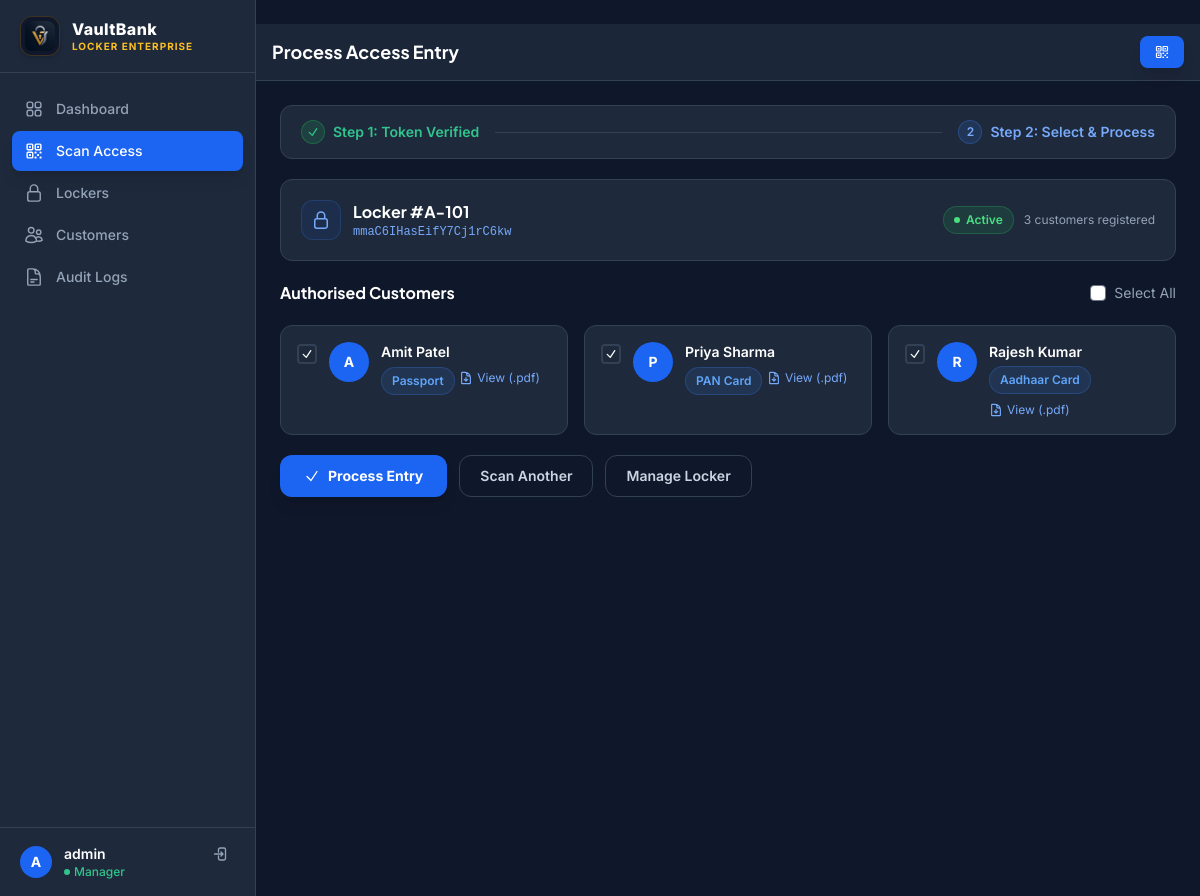
Page /scan/checkin/1/ (signed in) on the earlier database version.
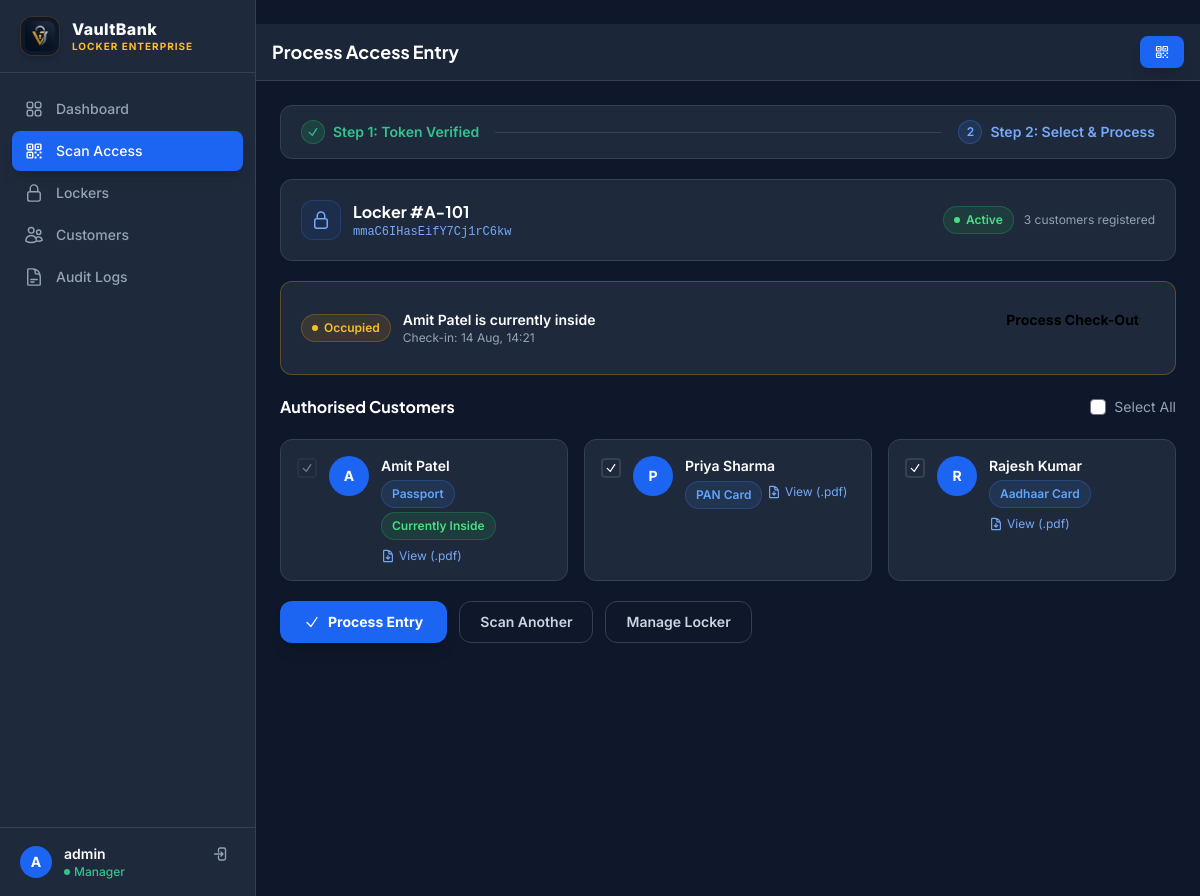
Same page on the later database version.
### lockers/models.py (models this page shows, shortened)
class Customer(models.Model):
    ID_PROOF_CHOICES = [
        ('aadhaar', 'Aadhaar Card'),
        ('pan', 'PAN Card'),
        ('passport', 'Passport'),
        ('voter_id', 'Voter ID'),
        ('driving_license', 'Driving License'),
    ]
    name = models.CharField(max_length=200)
    phone_number = models.CharField(max_length=20, blank=True, null=True, help_text="Phone number for SMS/WhatsApp alerts")
    email = models.EmailField(blank=True, null=True, help_text="Email address for access notifications")
    id_proof_type = models.CharField(max_length=50, choices=ID_PROOF_CHOICES)
    id_proof_file = models.FileField(upload_to='id_proofs/')
    class Meta:
        ordering = ['name']

class AccessLog(models.Model):
    locker = models.ForeignKey(Locker, on_delete=models.CASCADE, related_name='access_logs')
    customer = models.ForeignKey(Customer, on_delete=models.CASCADE, related_name='access_logs')
    check_in_time = models.DateTimeField(auto_now_add=True)
    check_out_time = models.DateTimeField(null=True, blank=True)
    class Meta:
        ordering = ['-check_in_time']

### lockers/views.py (the view, shortened to what this page needs)
# urls.py: path('scan/checkin/<int:pk>/', views.scan_checkin, name='scan_checkin'),
@login_required
def scan_checkin(request, pk):
    locker = get_object_or_404(Locker, pk=pk, is_active=True)
    customers = locker.get_customers()
    active_log = AccessLog.objects.filter(
        locker=locker, check_out_time__isnull=True
    ).select_related('customer').first()
    active_customer_ids = set(
        AccessLog.objects.filter(locker=locker, check_out_time__isnull=True)
        .values_list('customer_id', flat=True)
    )
    IMAGE_EXTS = {'.jpg', '.jpeg', '.png', '.gif', '.webp', '.bmp'}
    for c in customers:
        c.is_active_now = c.pk in active_customer_ids
        if c.id_proof_file:
            name_lower = c.id_proof_file.name.lower()
            ext = '.' + name_lower.rsplit('.', 1)[-1] if '.' in name_lower else ''
            c.proof_is_image = ext in IMAGE_EXTS
            c.proof_ext = ext.lstrip('.')
        else:
            c.proof_is_image = False
            c.proof_ext = ''
    context = {
        'locker': locker,
        'customers': customers,
        'active_log': active_log,
        'active_customer_ids': active_customer_ids,
    }
    return render(request, 'lockers/scan_checkin.html', context)

### lockers/models.py (called while the page is built)
    def get_customers(self):
        return Customer.objects.filter(locker_users__locker=self)

### templates/lockers/scan_checkin.html (shortened to what the changed rows need)
﻿{% extends 'lockers/base.html' %}
{% block page_title %}Process Access Entry{% endblock %}
{% block content %}
<div class="max-w-4xl mx-auto space-y-5" x-data="{ allSelected: false }">
  <div class="bg-[#1E293B] border border-[#334155] rounded-xl p-5 flex flex-col sm:flex-row justify-between items-start sm:items-center gap-4">
    <div class="flex items-center gap-3">
      <div>
        <h2 class="text-base font-bold text-white">Locker #{{ locker.locker_number }}</h2>
      </div>
    </div>
  </div>
  {% if active_log %}
  <div class="bg-[#1E293B] border border-amber-500/30 rounded-xl p-5 flex flex-col sm:flex-row items-start sm:items-center justify-between gap-4">
    <div class="flex items-center gap-3">
      <span class="badge-amber"><span class="dot-pulse"></span> Occupied</span>
      <div>
        <p class="text-sm font-semibold text-white">{{ active_log.customer.name }} is currently inside</p>
        <p class="text-xs text-slate-400">Check-in: {{ active_log.check_in_time|date:"d M, H:i" }}</p>
      </div>
    </div>
    <form method="POST" action="{% url 'check_out' active_log.pk %}">
      <button type="submit" class="px-4 py-2 rounded-lg bg-amber-500 hover:bg-amber-600 text-black font-bold text-sm transition-colors">Process Check-Out</button>
    </form>
  </div>
  {% endif %}
  {% if customers %}
  <form method="POST" id="checkinForm" class="space-y-5">
    <div class="grid grid-cols-1 sm:grid-cols-2 lg:grid-cols-3 gap-4">
      {% for customer in customers %}
      <label class="relative cursor-pointer group" for="cust_{{ customer.pk }}">
        <div class="h-full bg-[#1E293B] border border-[#334155] peer-checked:border-blue-500 peer-checked:bg-blue-600/5 rounded-xl p-4 transition-all card-hover flex items-start gap-3">
          <div class="w-5 h-5 rounded border-2 border-[#334155] peer-checked:border-blue-500 peer-checked:bg-blue-500 flex items-center justify-center shrink-0 mt-0.5 transition-all {% if customer.is_active_now %}opacity-40{% endif %}">
            <svg xmlns="http://www.w3.org/2000/svg" class="w-3 h-3 text-white" fill="none" viewBox="0 0 24 24" stroke-width="2.5" stroke="currentColor"><path stroke-linecap="round" stroke-linejoin="round" d="m4.5 12.75 6 6 9-13.5" /></svg>
          </div>
          <div class="w-10 h-10 rounded-full bg-blue-600 text-white font-bold text-sm flex items-center justify-center shrink-0">{{ customer.name|first|upper }}</div>
          <div class="flex-1 min-w-0">
            <p class="font-semibold text-white text-sm truncate">{{ customer.name }}</p>
            <span class="badge-blue mt-1 inline-block">{{ customer.get_id_proof_type_display }}</span>
            {% if customer.is_active_now %}
            <p class="mt-1"><span class="badge-green">Currently Inside</span></p>
            {% endif %}
            {% if customer.id_proof_file %}
            {% if customer.proof_is_image %}
            <a href="{{ customer.id_proof_file.url }}" target="_blank" class="mt-2 block rounded-lg overflow-hidden border border-[#334155] max-w-[140px] h-16 group/img">
              <img src="{{ customer.id_proof_file.url }}" alt="ID" class="w-full h-full object-cover group-hover/img:opacity-80 transition-opacity" />
            </a>
            {% else %}
            <a href="{{ customer.id_proof_file.url }}" target="_blank" class="mt-2 inline-flex items-center gap-1 text-xs text-blue-400 hover:text-blue-300 transition-colors">
              View (.{{ customer.proof_ext }})
            </a>
            {% endif %}
            {% endif %}
          </div>
        </div>
      </label>
      {% endfor %}
    </div>
  </form>
  {% endif %}
</div>
{% endblock %}

Differences in the rows shown:
added AccessLog: customer.name "Amit Patel", check_in_time "14 Aug, 14:21"
changed Customer "Amit Patel": now shows "Currently Inside"
Other differences:
text now shown: "Occupied is currently inside Check-in: Process Check-Out"
